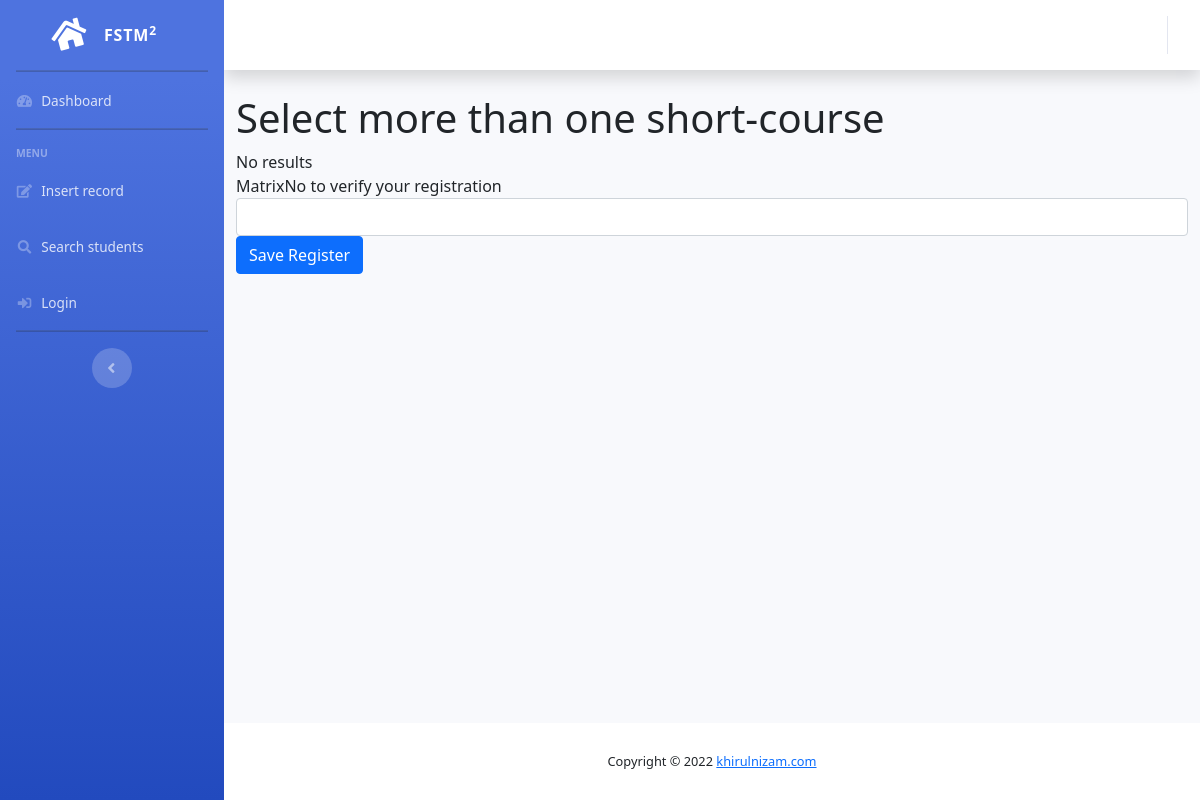
Before: /form-students-register-scourses.php with the older database file.
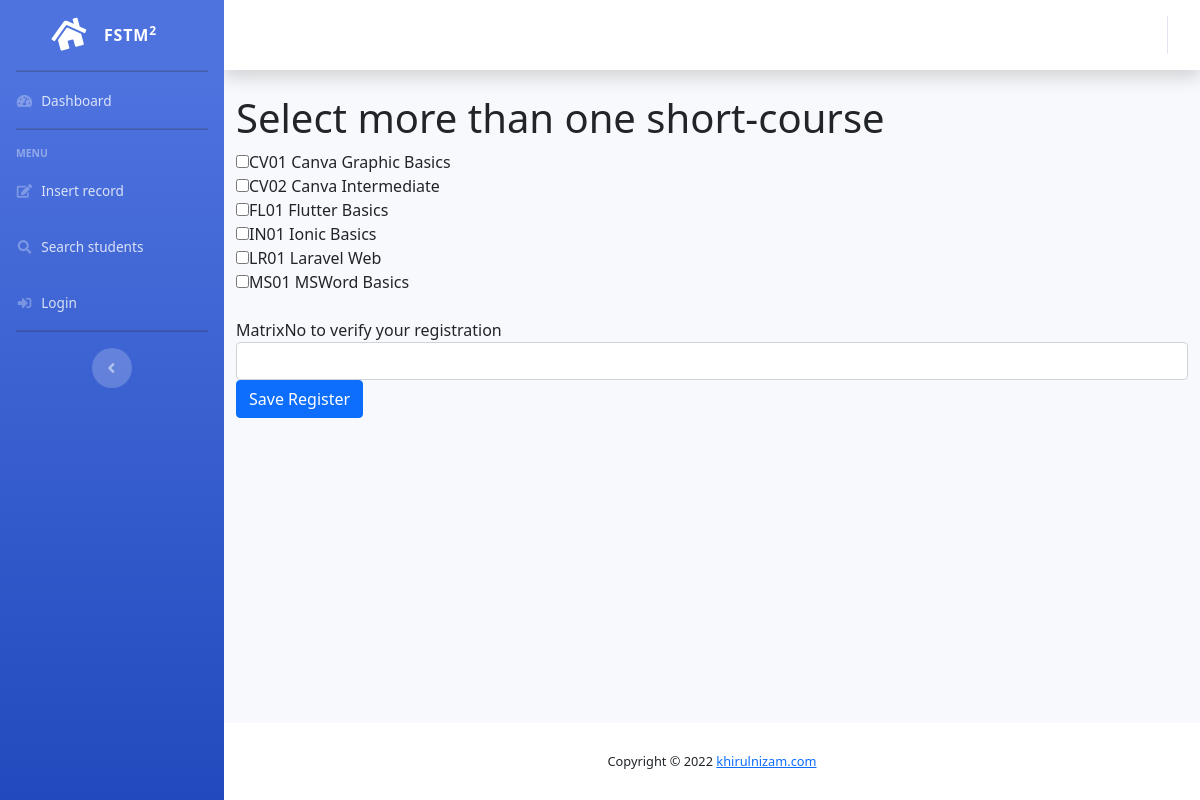
After: the same page with the newer database file.
### tables this page shows
CREATE TABLE IF NOT EXISTS `shortcourses` (
  `id` int(11) NOT NULL AUTO_INCREMENT,
  `sccode` varchar(10) NOT NULL,
  `sctitle` varchar(100) DEFAULT NULL,
  `scdesc` varchar(200) DEFAULT NULL,
  `sctrainer` varchar(100) DEFAULT NULL,
  `scdate` date DEFAULT NULL,
  `sctime` time DEFAULT NULL,
  PRIMARY KEY (`sccode`),
  KEY `id` (`id`)
);

### form-students-register-scourses.php (the view, shortened to what this page needs)
<?php include "include/header.template.php"; ?>
<h1>Select more than one short-course</h1>
<form action="save-students-register-scourses.php"
method="get">
    <?php
    include "include/dbconnect.php";
    $sql = "SELECT * from shortcourses";
    $result = mysqli_query($conn, $sql);
    if (mysqli_num_rows($result) > 0) {
        while($row = mysqli_fetch_assoc($result)) {
            $code=$row['sccode'];
            $title =$row['sctitle'];
            echo "<input type='checkbox' name='sccodes[]' value='$code'>";
            echo  "$code $title <br>";
        }
    }
    else {
        echo "No results";
    }
    ?>
    <br>
    MatrixNo to verify your registration<br>
    <div class="row">
        <div class="column">
        <input type="text" name="matrixno"
        value="<?php echo $_GET['matrixno']?>"
        required
        class="form-control">
        </div>
        <div class="column">
        <button type="submit" class="btn btn-primary">
            Save Register</button>
        </div>
    </div>
</form>
<?php
include "include/footer.template.php"; ?>

Changed rows visible on the page:
added shortcourses: sccode "CV01", sctitle "Canva Graphic Basics"
added shortcourses: sccode "CV02", sctitle "Canva Intermediate"
added shortcourses: sccode "FL01", sctitle "Flutter Basics"
added shortcourses: sccode "IN01", sctitle "Ionic Basics"
added shortcourses: sccode "LR01", sctitle "Laravel Web"
added shortcourses: sccode "MS01", sctitle "MSWord Basics"
Other visible differences:
text no longer shown: "No results"
